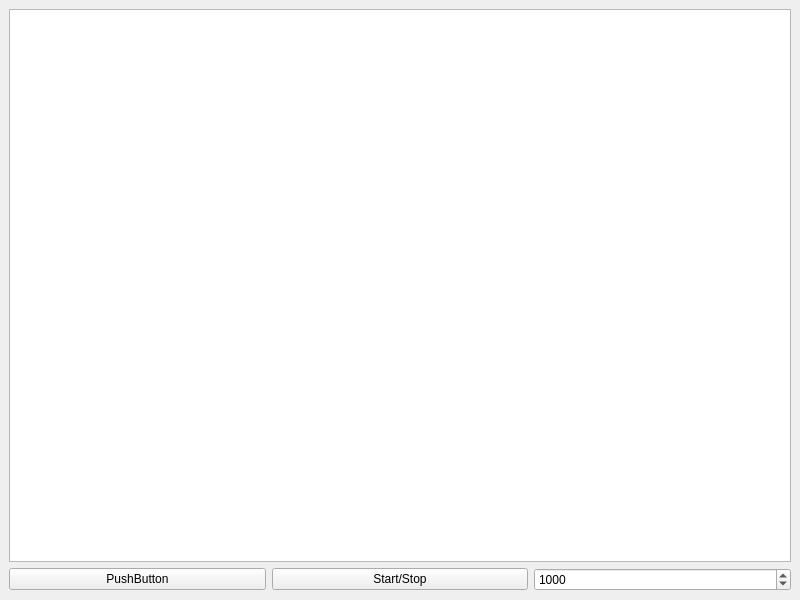
<?xml version="1.0" encoding="UTF-8"?>
<ui version="4.0">
 <class>MainWindow</class>
 <widget class="QMainWindow" name="MainWindow">
  <property name="geometry">
   <rect>
    <x>0</x>
    <y>0</y>
    <width>800</width>
    <height>600</height>
   </rect>
  </property>
  <property name="windowTitle">
   <string>MainWindow</string>
  </property>
  <widget class="QWidget" name="centralwidget">
   <layout class="QGridLayout" name="gridLayout">
    <item row="1" column="1">
     <widget class="QPushButton" name="pushButton">
      <property name="text">
       <string>Start/Stop</string>
      </property>
     </widget>
    </item>
    <item row="1" column="2">
     <widget class="QSpinBox" name="spinBox">
      <property name="minimum">
       <number>1</number>
      </property>
      <property name="maximum">
       <number>10000</number>
      </property>
      <property name="value">
       <number>1000</number>
      </property>
     </widget>
    </item>
    <item row="1" column="0">
     <widget class="QPushButton" name="pushButton_2">
      <property name="text">
       <string>PushButton</string>
      </property>
     </widget>
    </item>
    <item row="0" column="0" colspan="3">
     <widget class="QGraphicsView" name="graphicsView">
      <property name="viewportUpdateMode">
       <enum>QGraphicsView::FullViewportUpdate</enum>
      </property>
     </widget>
    </item>
   </layout>
  </widget>
 </widget>
 <resources/>
 <connections/>
</ui>
